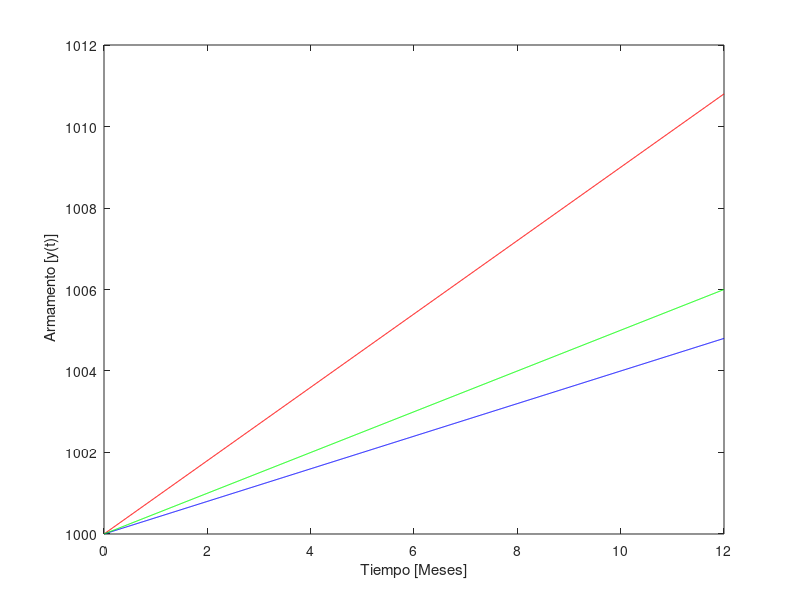

Write MATLAB code to recreate this figure.
%SIMULACION 5-B
t=0:0.01:12;%Tiempo en meses
y_0=10e2;%Cantidad inicial de armas 
beta=0.9;%Tasa del costo del armamento
h1=0.9;%Tasa de ambición
h2=0.4;
h3=0.5;
y_t1=h1.*t+y_0;
y_t2=h2.*t+y_0;
y_t3=h3.*t+y_0;

plot(t,y_t1,'r')
hold on
plot(t,y_t2,'b')
hold on
plot(t,y_t3,'g')
xlabel('Tiempo [Meses]')
ylabel(' Armamento [y(t)]')